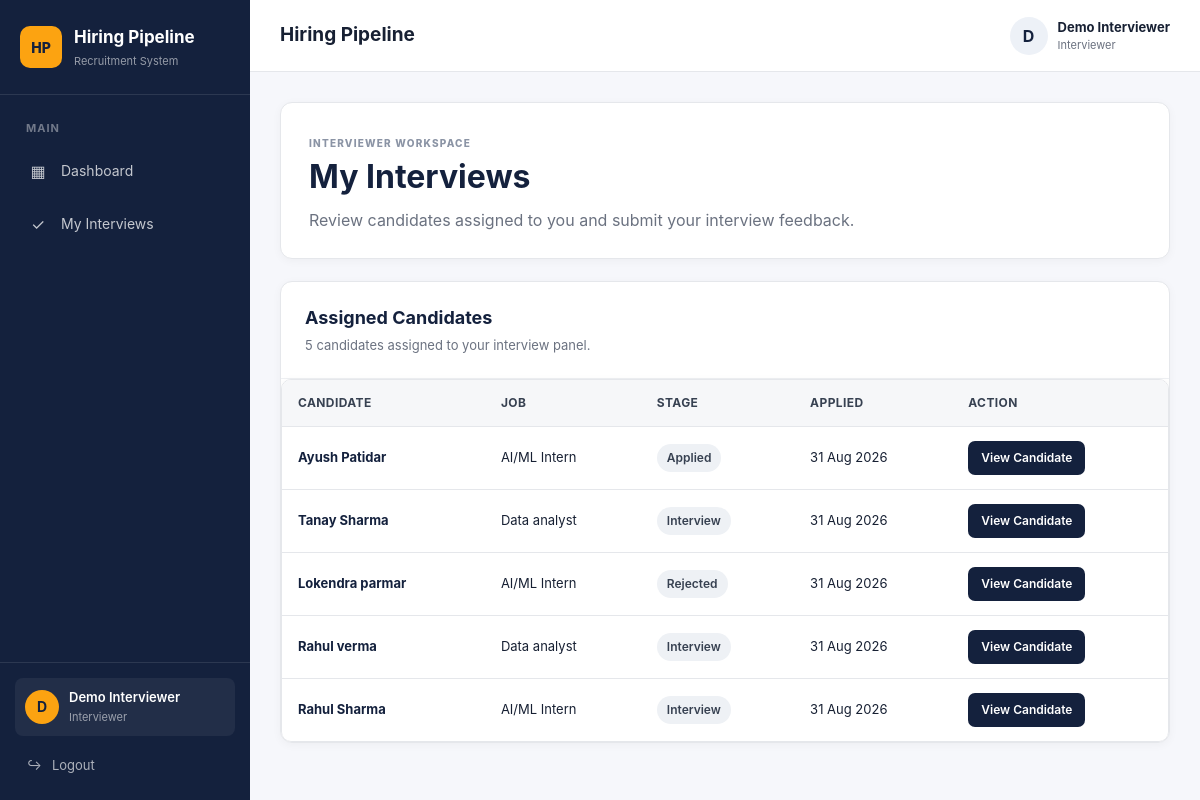
/interviews/my-applications (signed in), run on an earlier commit of the app's database.
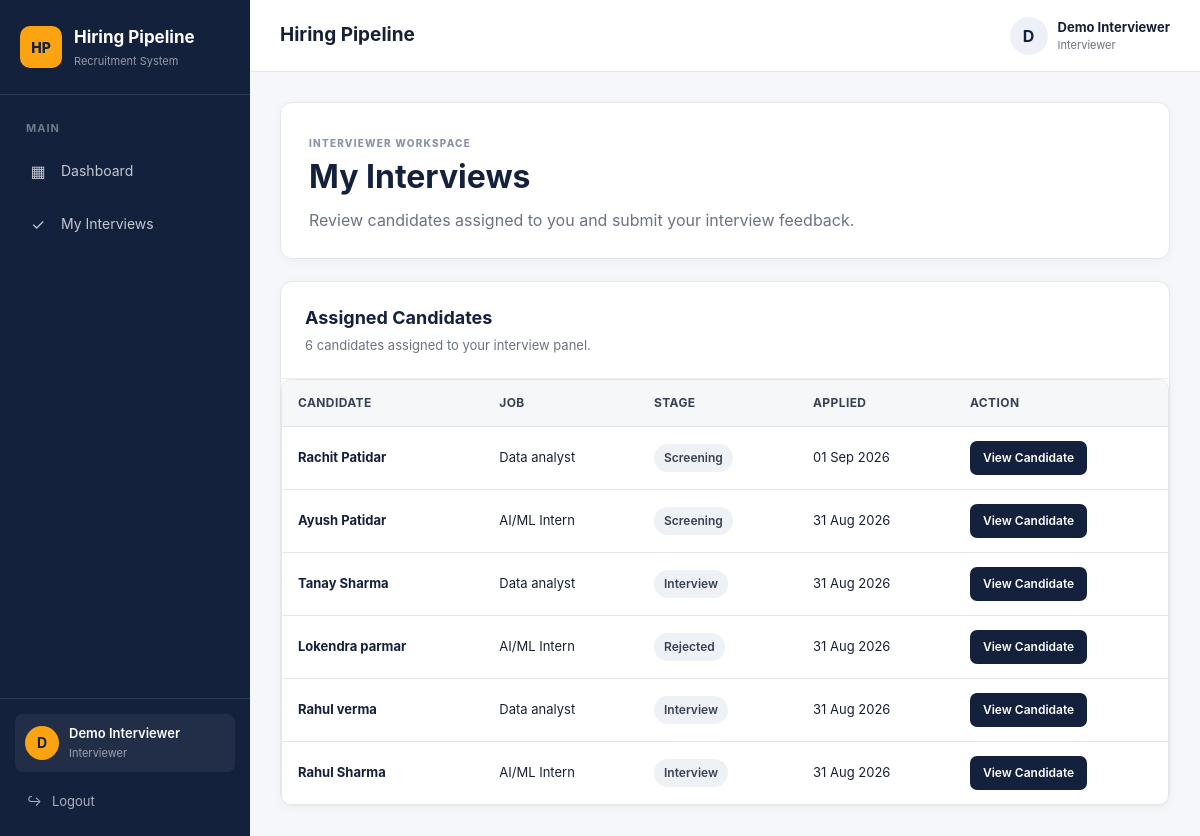
And on a later commit of the database.
### models/application.py (models this page shows)
class Application(db.Model):
    __tablename__ = "applications"
    id = db.Column(
        db.Integer,
        primary_key=True
    )
    job_opening_id = db.Column(
        db.Integer,
        db.ForeignKey("job_openings.id"),
        nullable=False,
        index=True
    )
    candidate_name = db.Column(
        db.String(150),
        nullable=False
    )
    candidate_email = db.Column(
        db.String(150),
        nullable=False,
        index=True
    )
    source = db.Column(
        db.String(100),
        nullable=True
    )
    notes = db.Column(
        db.Text,
        nullable=True
    )
    stage = db.Column(
        db.String(30),
        nullable=False,
        default="Applied",
        index=True
    )
    applied_at = db.Column(
        db.DateTime,
        server_default=db.func.now()
    )
    stage_changed_at = db.Column(
        db.DateTime,
        server_default=db.func.now()
    )
    updated_at = db.Column(
        db.DateTime,
        server_default=db.func.now(),
        onupdate=db.func.now()
    )
    job = db.relationship(
        "JobOpening",
        back_populates="applications"
    )
    events = db.relationship(
        "ApplicationEvent",
        back_populates="application",
        lazy=True,
        order_by="ApplicationEvent.created_at"
    )

### models/job.py (models this page shows)
class JobOpening(db.Model):
    __tablename__ = "job_openings"
    id = db.Column(db.Integer, primary_key=True)
    title = db.Column(
        db.String(150),
        nullable=False
    )
    department = db.Column(
        db.String(100),
        nullable=False
    )
    description = db.Column(
        db.Text,
        nullable=True
    )
    status = db.Column(
        db.String(20),
        nullable=False,
        default="open",
        index=True
    )
    created_at = db.Column(
        db.DateTime,
        server_default=db.func.now()
    )
    updated_at = db.Column(
        db.DateTime,
        server_default=db.func.now(),
        onupdate=db.func.now()
    )
    applications = db.relationship(
        "Application",
        back_populates="job",
        lazy=True
    )
    description = db.Column(
        db.Text,
        nullable=True
    )
    status = db.Column(
        db.String(20),
        nullable=False,
        default="open"
    )
    created_at = db.Column(
        db.DateTime,
        server_default=db.func.now()
    )
    updated_at = db.Column(
        db.DateTime,
        server_default=db.func.now(),
        onupdate=db.func.now()
    )
    applications = db.relationship(
        "Application",
        back_populates="job",
        lazy=True
    )

### routes/interviews.py (the view)
@interviews_bp.route("/my-applications")
@role_required("interviewer")
def my_applications():
    applications = (
        Application.query
        .join(
            ApplicationInterviewer,
            Application.id ==
            ApplicationInterviewer.application_id
        )
        .filter(
            ApplicationInterviewer.interviewer_id ==
            current_user.id
        )
        .order_by(
            Application.applied_at.desc()
        )
        .all()
    )
    return render_template(
        "interviews/my_applications.html",
        applications=applications
    )

### templates/interviews/my_applications.html (shortened to what this page needs)
{% extends "base.html" %}
{% block content %}
<div class="interviews-page">
    <div class="page-header">
        <div>
            <span class="card-eyebrow">INTERVIEWER WORKSPACE</span>
            <h1>My Interviews</h1>
            <p>
                Review candidates assigned to you and submit your interview feedback.
            </p>
        </div>
    </div>
    {% if applications %}
    <div class="interview-table-card">
        <div class="interview-table-header">
            <div>
                <h2>Assigned Candidates</h2>
                <p>
                    {{ applications|length }} candidate{% if applications|length != 1 %}s{% endif %}
                    assigned to your interview panel.
                </p>
            </div>
        </div>
        <div class="table-wrapper">
            <table>
                <thead>
                    <tr>
                        <th>Candidate</th>
                        <th>Job</th>
                        <th>Stage</th>
                        <th>Applied</th>
                        <th>Action</th>
                    </tr>
                </thead>
                <tbody>
                    {% for application in applications %}
                    <tr>
                        <td>
                            <div class="interview-candidate">
                                <div>
                                    <strong>
                                        {{ application.candidate_name }}
                                    </strong>
                                </div>
                            </div>
                        </td>
                        <td>
                            {{ application.job.title }}
                        </td>
                        <td>
                            <span class="interview-stage">
                                {{ application.stage }}
                            </span>
                        </td>
                        <td>
                            {% if application.applied_at %}
                                {{ application.applied_at.strftime("%d %b %Y") }}
                            {% else %}
                                —
                            {% endif %}
                        </td>
                        <td>
                            <a
                                href="{{ url_for(
                                    'applications.application_detail',
                                    application_id=application.id
                                ) }}"
                                class="small-btn"
                            >
                                View Candidate
                            </a>
                        </td>
                    </tr>
                    {% endfor %}
                </tbody>
            </table>
        </div>
    </div>
    {% endif %}
</div>
{% endblock %}

What changed in the data, as far as the page shows it:
added Application: candidate_name "Rachit Patidar", job "Data analyst", stage "Screening", applied_at "01 Sep 2026"
changed Application "Ayush Patidar": stage "Applied" → "Screening"
Also different on the page:
{{ applications|length }}: "5" → "6"
